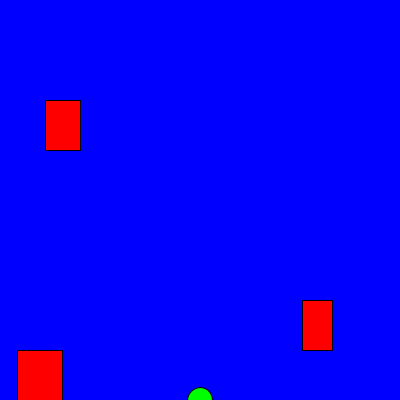
Frame 1 (no input)
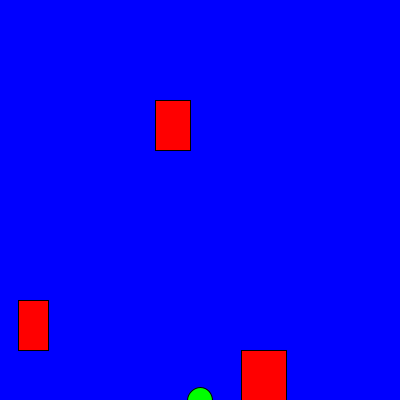
Frame 60 (the mouse pressed at the canvas centre just before this capture)
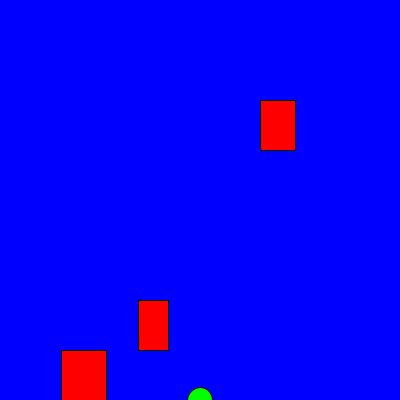
Frame 120 (the mouse held since frame 60 and released just before this capture)

The Processing sketch that drew these frames (run headless with seeded random() and noise(); from frame 60 on, the mouse is pressed at the canvas centre):

// Processing sketch: Frogger
// ── Frogger.pde
// Start with a new sketch that contains setup() and draw() methods. 
// Ask your teacher if you don’t know how to do this. The suggestion under each step should help you with your program.

// Save your sketch as frogger inside your processing folder.

  // 3.  Make member variables to keep track of your frog’s hop distance, X and Y position
  int frogStartX = 200;
  int frogStartY = 400;
  int frogX = 200;
  int frogY = 400;
  int frogHop = 15;
  // 9. Create several new Car objects at the top of your sketch.
  Car car1 = new Car(50, 100, 35, 5);
  Car car2 = new Car(300, 300, 30, 2);
  Car car3 = new Car(20, 350, 45, 3);
  
// 1.Make a canvas of size 400x400 for your game. 
// size(width, height)       // in setup method 
// background(red, green, blue)    // in draw method 

void setup()
{
  size(400, 400);
}

void draw()
{
  background(0, 0, 255); 
  
  // 2. Draw a frog on the bottom of the canvas. (It can be a ball for now)
  // fill(red, green, blue)      // in draw method 
  // ellipse(x, y, width, height)     // in draw method 
  fill(0, 255, 0);
  ellipse(frogX, frogY, 25, 25);
  
  // 10. Call the display() method in your draw method for each car. You should see your car appear.
  // 15. In the draw() method, alternate the driving direction of each of your cars to either go left or right. Use the display() method after every drive method. 
  car1.moveLeft();
  car1.display();
  car2.moveRight();
  car2.display();
  car3.moveLeft();
  car3.display();
  
  // 18. Call the intersects method for one of your cars in your draw method.  If the intersects method returns true, return your frog to the starting point. 
  // 19. Repeat step 18 for all of your cars.

  if (intersects(car1))
  {
    frogX = frogStartX;
    frogY = frogStartY;
  }
  if (intersects(car2))
  {
   frogX = frogStartX;
   frogY = frogStartY;
  }
   if (intersects(car3))
  {
   frogX = frogStartX;
   frogY = frogStartY;
  }
  
  // 20. Create a winner banner once you get to the other side 
  if (frogY < 0)
  {
    text("You win!", 25, 25);
    textSize(16);
    frogHop = 0; // so the frog can no longer move
  }
//  text( string message, x, y); 
//  textSize(size); 
  
  frogStay();
}








// 4. Add code to the method below to give our frog movement. 
  
void keyPressed()
{
  if(key == CODED){
      if(keyCode == UP)
      {
      //Frog Y position goes up
      frogY -= frogHop;
      }
      else if(keyCode == DOWN)
      {
        //Frog Y position goes down 
        frogY += frogHop;
      }
      else if(keyCode == RIGHT)
      {
       //Frog X position goes right
       frogX += frogHop;
      }
      else if(keyCode == LEFT)
      {
        //Frog X position goes left
        frogX -= frogHop;
      }
   }
}
  
// 5. Write a method to keep our frog from going outside of the canvas
void frogStay() 
{
 if(frogX > 400)
 {
   frogX = 400;
 }
 else if (frogX < 0)
 {
   frogX = 0;
 }
 if(frogY > 400)
 {
   frogY = 400;
 }
 //else if (frogY < 0)
 //{
 //  frogY = 0;
 //}
}

// 6. Create a Car class inside your sketch. 
//Your Car class will include the car’s position at x, position at y, the size of the car, and the speed of the car.
// 7. Create a constructor inside your Car class that initializes each variable with parameters.
public class Car 
{
  int carX;
  int carY;
  int carSize;
  int carSpeed;
  public Car(int carX, int carY, int carSize, int carSpeed)
  {
    this.carX = carX;
    this.carY = carY;
    this.carSize = carSize;
    this.carSpeed = carSpeed;
  }
  // 8. Copy this functionality in your Car class to display your car position 
  void display() 
  {
   fill(255, 0, 0);
   rect(carX, carY,  carSize, 50);
  }
  
  // 11.  Inside your car class write a method for the car to move to the left with its speed. 
  void moveLeft()
  {
    carX -= carSpeed;
    // 12.  In the same method, do a check if it goes off the canvas to have it return to the rightmost position of your canvas.  (hint: use the width variable)
    if(carX < 0)
    {
      carX = 400;
    }
  }
  
  // 13.  Write a method for the car to move to the right with its speed. 
  void moveRight()
  {
    carX += carSpeed;
    // 14. In the same method, do a check if it goes off the canvas to have it return to the leftmost position of your canvas
    if (carX > 400)
    {
      carX = 0;
    }
  }
  
  // 16. Create a getX(), getY(), and getSize() method in your Car class.
  int getX()
  {
    return carX;
  }
  
  int getY()
  {
    return carY;
  }
  
  int getSize()
  {
    return carSize;
  }
}
    
    
// 17. Check when a car hits your frog. You can use the following intersection method to help. 
boolean intersects(Car car) {
  if ((frogY > car.getY() && frogY < car.getY()+50) && (frogX > car.getX() && frogX < car.getX()+car.getSize())) 

         return true;
   else 
       return false;
}

// Example:
// https://twilight-toe.hyperdev.space


// Copy your code here to make your own frogger webpage!!
// https://hyperdev.com/#!/project/twilight-toe
